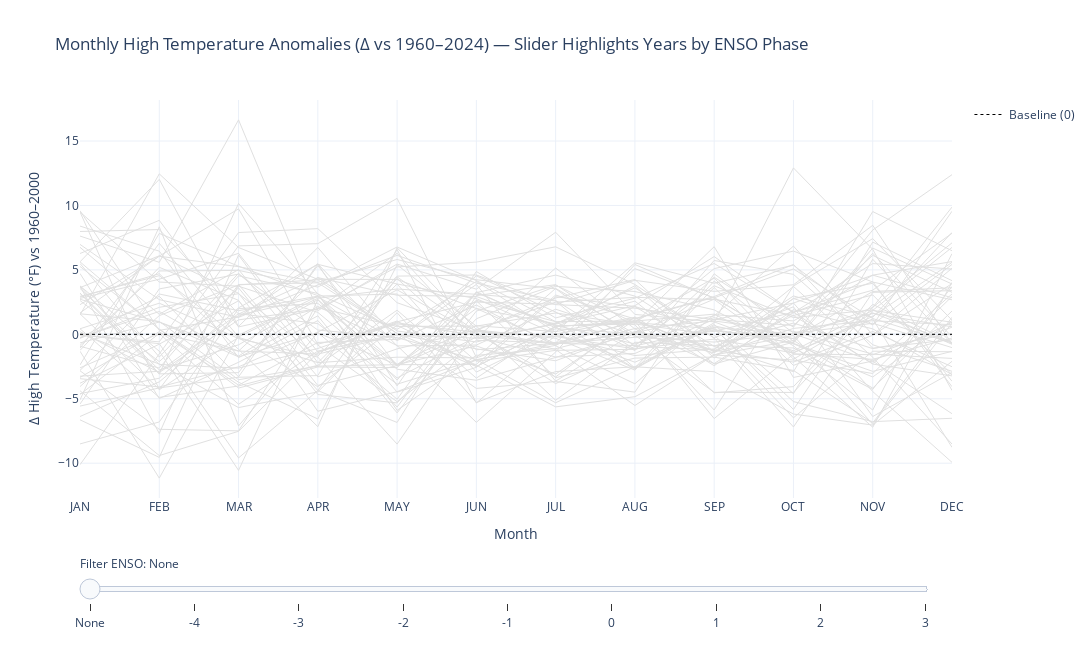

The code cell stored with this chart in its notebook:
### Code cell
# =========================
# Load & basic preparation
# =========================
df_raw = pd.read_csv("data/full_data_encoded.csv", low_memory=False)

# Keep only what's needed for temps
df = df_raw[["Year", "Month", "high"]].dropna()
df["high"] = pd.to_numeric(df["high"], errors="coerce")

# Order months for x-axis
month_order = ["JAN","FEB","MAR","APR","MAY","JUN","JUL","AUG","SEP","OCT","NOV","DEC"]
df["Month"] = pd.Categorical(df["Month"], categories=month_order, ordered=True)

# If duplicates exist per Year×Month, average them
df = df.groupby(["Year", "Month"], as_index=False, observed=False)["high"].mean()

# =========================
# Build monthly 1960–2000 baseline and anomalies
# =========================
baseline_df = df[(df["Year"] >= 1960) & (df["Year"] <= 2000)]
# Monthly mean baseline (JAN mean, FEB mean, ... over 1960–2000)
baseline_by_month = (baseline_df.groupby("Month", observed=False)["high"]
                     .mean().reindex(month_order))

# For each Year, create a 12-month series and subtract the monthly baseline
years_all = sorted(df["Year"].unique())
series_by_year_abs = {}   # absolute temps
series_by_year_dev = {}   # anomalies (Δ vs baseline)
complete_years = []
for y in years_all:
    s = df[df["Year"] == y].set_index("Month").reindex(month_order)["high"]
    if s.notna().all():  # only keep complete years (12 months)
        series_by_year_abs[y] = s.values.tolist()
        series_by_year_dev[y] = (s - baseline_by_month).values.tolist()
        complete_years.append(y)

years = complete_years

# =========================
# Compute ENSO code per Season_Year (DJF)
# =========================
enso_df = df_raw[["Year", "Month", "ENSO_encoded"]].dropna()
enso_df["ENSO_encoded"] = pd.to_numeric(enso_df["ENSO_encoded"], errors="coerce")
enso_df["Month"] = pd.Categorical(enso_df["Month"], categories=month_order, ordered=True)

winter_months = ["DEC", "JAN", "FEB"]
enso_winter = enso_df[enso_df["Month"].isin(winter_months)].copy()

# Season_Year: DEC counts toward the next year's winter
enso_winter["Season_Year"] = enso_winter.apply(
    lambda r: int(r["Year"]) + 1 if r["Month"] == "DEC" else int(r["Year"]),
    axis=1
)

def safe_mode(vals):
    vals = [v for v in vals if pd.notna(v)]
    if not vals:
        return np.nan
    try:
        return mode(vals)
    except Exception:
        # tie-breaker: closest to neutral, then by value
        return sorted(vals, key=lambda x: (abs(x), x))[0]

# One ENSO code per Season_Year (mode over DJF)
enso_per_year = (enso_winter.groupby("Season_Year")["ENSO_encoded"]
                 .apply(lambda s: safe_mode(list(s.values)))
                 .to_dict())

# Map each plotted calendar year to its DJF Season_Year ENSO
enso_for_plotted_year = {y: enso_per_year.get(y, np.nan) for y in years}

# =========================
# Colors (fully opaque, saturated)
# =========================
enso_order = [-4, -3, -2, -1, 0, 1, 2, 3]
enso_color_map = {
    -4: "#8B0000",  # dark red
    -3: "#C62828",
    -2: "#E53935",
    -1: "#FF1744",
     0: "#424242",  # dark gray for neutral highlight
     1: "#1E88E5",
     2: "#1565C0",
     3: "#0D47A1"   # dark blue
}

# =========================
# Build the figure (anomalies)
# =========================
fig = go.Figure()

# 1) Background gray lines: anomalies for all years (very light gray)
for y in years:
    fig.add_trace(go.Scatter(
        x=month_order, y=series_by_year_dev[y],
        mode="lines",
        line=dict(color="#E0E0E0", width=1),
        hoverinfo="skip",
        showlegend=False,
        name=f"{y} (bg)"
    ))

# 2) Highlight layer (one per year), fully opaque & hidden by default
for y in years:
    enso_code = enso_for_plotted_year[y]
    color = enso_color_map.get(int(enso_code), "#424242") if pd.notna(enso_code) else "#424242"
    fig.add_trace(go.Scatter(
        x=month_order, y=series_by_year_dev[y],
        mode="lines+markers",
        line=dict(color=color, width=4),
        marker=dict(size=6, color=color, line=dict(width=0.5, color="black")),
        opacity=1.0,
        name=str(y),
        text=[f"Year {y} | ENSO {enso_code}"]*12,
        hovertemplate="%{text}<br>Month: %{x}<br>ΔHigh: %{y:.1f}°F<extra></extra>",
        visible=False,
        showlegend=False
    ))

# Reference zero line (baseline)
fig.add_trace(go.Scatter(
    x=month_order, y=[0]*12,
    mode="lines",
    line=dict(color="black", width=1, dash="dot"),
    name="Baseline (0)",
    hoverinfo="skip",
    showlegend=True
))

# Helper to set visibility based on ENSO phase
# First len(years) traces: background; next len(years): highlights; last trace: zero line
n = len(years)

def visibility_for_enso(selected_enso):
    vis = [True]*n + [False]*n + [True]  # gray + (highlights off) + zero line on
    if selected_enso is None:
        return vis
    for i, y in enumerate(years):
        val = enso_for_plotted_year[y]
        if pd.notna(val) and int(val) == selected_enso:
            vis[n + i] = True
    return vis

# Slider steps
steps = []
steps.append({  # None = no highlights
    "method": "update",
    "label": "None",
    "args": [
        {"visible": visibility_for_enso(None)},
        {"title": "Monthly High Temperature Anomalies (Δ vs 1960–2024) — All Years (Gray)"}
    ]
})
for e in enso_order:
    steps.append({
        "method": "update",
        "label": str(e),
        "args": [
            {"visible": visibility_for_enso(e)},
            {"title": f"Monthly High Temperature Anomalies (Δ vs 1960–2000) — Highlight: ENSO {e}"}
        ]
    })

# Layout
fig.update_layout(
    title="Monthly High Temperature Anomalies (Δ vs 1960–2024) — Slider Highlights Years by ENSO Phase",
    xaxis=dict(title="Month", categoryorder="array", categoryarray=month_order),
    yaxis=dict(title="Δ High Temperature (°F) vs 1960–2000"),
    template="plotly_white",
    width=1150,
    height=650,
    sliders=[{
        "active": 0,
        "y": -0.06,
        "pad": {"t": 30, "b": 10},
        "len": 0.98,
        "currentvalue": {"prefix": "Filter ENSO: ", "visible": True},
        "steps": steps
    }]
)

fig.show()
